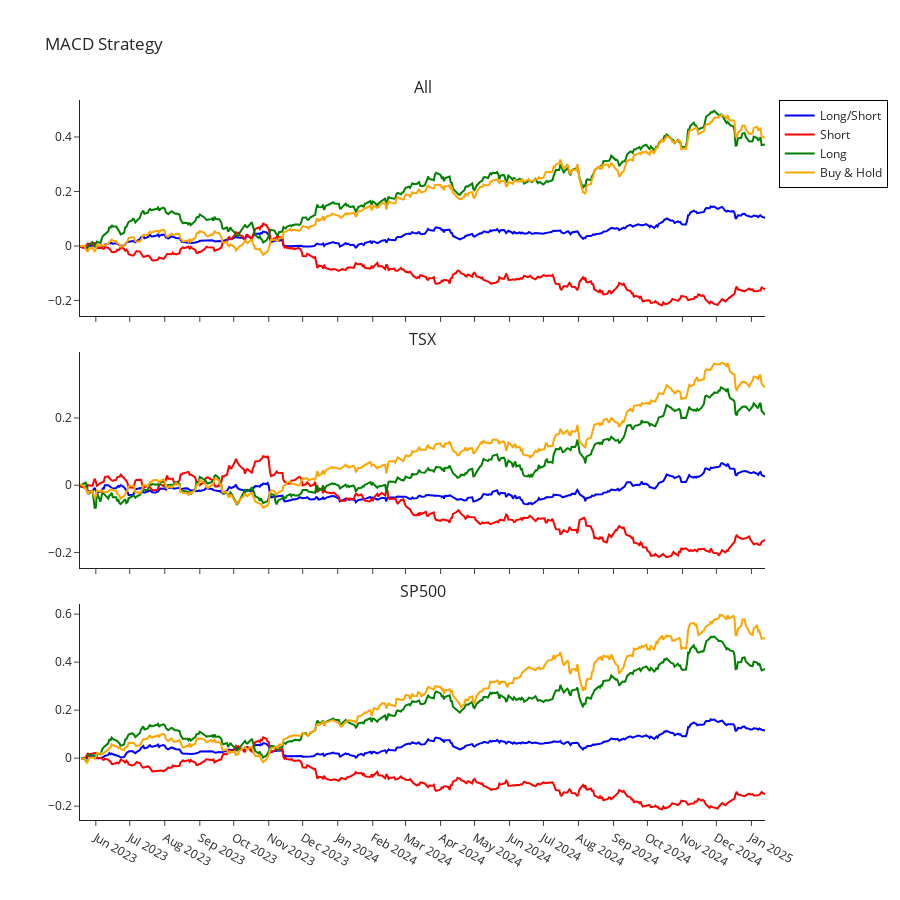

Notebook source saved alongside this figure:
### Code cell
import Import_Yfinance as yf_data
import Utils as utils
import MA_Backtest as MA

#####Define Variables#####
CUTOFF_DATE = '2023-01-01' #Cut-off date for training data
YEARS = 15 #Number of years of data to import
RF = 0.01
CAPITAL = 300

#Dates
dates_class = utils.Dates(YEARS)
today = dates_class.today_str()

#####Define Paths#####
PATHS = {
    "input_daily_path" : '/Users/alexandrechisholm/Library/Mobile Documents/com~apple~CloudDocs/Trading/MA_Crossover/Input/Daily_Data/',
    "input_path" : '/Users/alexandrechisholm/Library/Mobile Documents/com~apple~CloudDocs/Trading/MA_Crossover/Input/',
    "input_mapping" : '/Users/alexandrechisholm/Library/Mobile Documents/com~apple~CloudDocs/Trading/MA_Crossover/Input/Mapping/',
    "output_path" : '/Users/alexandrechisholm/Library/Mobile Documents/com~apple~CloudDocs/Trading/MA_Crossover/Output/'
}

#####Import data#####
#stocks
path = f"{PATHS['input_daily_path']}Stocks_{today}.csv"
data_stocks = utils.read_csv(path)

#ETFs
path = f"{PATHS['input_daily_path']}ETFs_{today}.csv"
data_etfs = utils.read_csv(path)

#import best parameters for window size
window_sizes = utils.read_csv(f"{PATHS['input_path']}best_comb.csv")
window_size_macd_st= window_sizes['window_size_st'][0]
window_size_macd_lt = window_sizes['window_size_lt'][0]

#Format date
data_stocks = yf_data.format_utf8_to_date(data_stocks)
data_etfs = yf_data.format_utf8_to_date(data_etfs)

#Split data by exchange
data_stocks_sp500, data_stocks_tsx = yf_data.split_data_exchange(data_stocks)
data_etfs_sp500, data_etfs_tsx = yf_data.split_data_exchange(data_etfs)

#Split data training / validation
training_data_stocks, validation_data_stocks = yf_data.split_data_training_validation(data_stocks, CUTOFF_DATE)
training_data_stocks_tsx, validation_data_stocks_tsx = yf_data.split_data_training_validation(data_stocks_tsx, CUTOFF_DATE)
training_data_stocks_sp500, validation_data_stocks_sp500 = yf_data.split_data_training_validation(data_stocks_sp500, CUTOFF_DATE)

training_data_etfs, validation_data_etfs = yf_data.split_data_training_validation(data_etfs, CUTOFF_DATE)
training_data_etfs_sp500, validation_data_etfs_sp500 = yf_data.split_data_training_validation(data_etfs_sp500, CUTOFF_DATE)
training_data_etfs_tsx, validation_data_etfs_tsx = yf_data.split_data_training_validation(data_etfs_tsx, CUTOFF_DATE)

#Import FX
path = f"{PATHS['input_daily_path']}FX_{today}.csv"
fx_data = utils.read_csv(path)
fx_data = dates_class.format_int64_to_date(fx_data)

#Mapping FX
path = f"{PATHS['input_mapping']}Exchange_Currency.csv"
mapping_fx = utils.read_csv(path)

#####Run Backtest#####

#Define modules
base_functions = MA.Base_Functions(fx_data, mapping_fx)
macd_backtest = MA.MA_Backtester(fx_data, mapping_fx, training_data_stocks, validation_data_stocks, CAPITAL, window_size_macd_st, window_size_macd_lt, RF)
buy_and_hold = MA.BuyAndHold(fx_data, mapping_fx, validation_data_etfs, window_size_macd_lt, RF)


#All data
data, pivot_ticker, df_date, df_stats, trade_df = macd_backtest.run_strategy()
data_long, pivot_ticker_long, df_date_long, df_stats_long, trade_df_long = macd_backtest.run_strategy( 'long')
data_short, pivot_ticker_short, df_date_short, df_stats_short, trade_df_short = macd_backtest.run_strategy('short')
df_buy_hold, df_date_buy_hold, df_stats_buy_hold, pivot_ticker_buy_hold = buy_and_hold.run_buy_hold()

#TSX
macd_backtest.set_parameters(validation_data = validation_data_stocks_tsx)
buy_and_hold.set_parameters(validation_data = validation_data_etfs_tsx)
data_tsx, pivot_ticker_tsx, df_date_tsx, df_stats_tsx, trade_df_tsx = macd_backtest.run_strategy()
data_long_tsx, pivot_ticker_long_tsx, df_date_long_tsx, df_stats_long_tsx, trade_df_long_tsx = macd_backtest.run_strategy('long')
data_short_tsx, pivot_ticker_short_tsx, df_date_short_tsx, df_stats_short_tsx, trade_df_short_tsx = macd_backtest.run_strategy('short')
df_buy_hold_tsx, df_date_buy_hold_tsx, df_stats_buy_hold_tsx, pivot_ticker_buy_hold_tsx = buy_and_hold.run_buy_hold()

#SP500
macd_backtest.set_parameters(validation_data = validation_data_stocks_sp500)
buy_and_hold.set_parameters(validation_data = validation_data_etfs_sp500)
data_sp500, pivot_ticker_sp500, df_date_sp500, df_stats_sp500, trade_df_sp500 = macd_backtest.run_strategy()
data_long_sp500, pivot_ticker_long_sp500, df_date_long_sp500, df_stats_long_sp500, trade_df_long_sp500 = macd_backtest.run_strategy('long')
data_short_sp500, pivot_ticker_short_sp500, df_date_short_sp500, df_stats_short_sp500, trade_df_short_sp500 = macd_backtest.run_strategy('short')
df_buy_hold_sp500, df_date_buy_hold_sp500, df_stats_buy_hold_sp500, pivot_ticker_buy_hold_sp500 = buy_and_hold.run_buy_hold()

#Stats Combine
df_stats_combine = base_functions.stats_df_combine(df_stats, df_stats_long, df_stats_short, df_stats_tsx, df_stats_long_tsx, df_stats_short_tsx, df_stats_sp500, df_stats_long_sp500, df_stats_short_sp500, df_stats_buy_hold, df_stats_buy_hold_tsx, df_stats_buy_hold_sp500)

#####Export Data#####
export_dfs = {
    'Complete': data,
    'P&L by Ticker': pivot_ticker,
    'P&L by Date': df_date,
    'Stats': df_stats,
    'Trades': trade_df,
    'Stats_Complete': df_stats_combine
}

path = f"{PATHS['output_path']}MA_Crossover_{today}.xlsx"

utils.export_dfs_xl(export_dfs, path)

#Create the daily Mean Return by exchange in buy and hold
buy_and_hold.set_parameters(validation_data = validation_data_etfs)
df_group_date_buy_hold = buy_and_hold.return_by_date_all_exchange(df_date_buy_hold)

graphs = MA.Graphs(fx_data, mapping_fx, training_data_stocks, validation_data_stocks, CAPITAL, window_size_macd_st, window_size_macd_lt, RF)
graphs.line_graph_subplot(df_date, df_date_long, df_date_short, df_group_date_buy_hold, 
                    df_date_tsx, df_date_long_tsx, df_date_short_tsx, df_date_buy_hold_tsx,
                    df_date_sp500, df_date_long_sp500, df_date_short_sp500, df_date_buy_hold_sp500)

### Figure 1 — Plotly figure (JSON) as saved in the notebook; plotly's stock layout.template omitted (floating-point values rounded to 4 significant figures; data arrays with more than 128 entries replaced by an {"elided": "..."} marker saying what was removed)
{"data": [{"legendgroup": "group1", "line": {"color": "blue"}, "mode": "lines", "name": "Long/Short", "type": "scatter", "x": {"elided": "425 str values"}, "xaxis": "x", "y": {"elided": "425 float values"}, "yaxis": "y"}, {"legendgroup": "group1", "line": {"color": "red"}, "mode": "lines", "name": "Short", "type": "scatter", "x": {"elided": "425 str values"}, "xaxis": "x", "y": {"elided": "425 float values"}, "yaxis": "y"}, {"legendgroup": "group1", "line": {"color": "green"}, "mode": "lines", "name": "Long", "type": "scatter", "x": {"elided": "425 str values"}, "xaxis": "x", "y": {"elided": "425 float values"}, "yaxis": "y"}, {"legendgroup": "group1", "line": {"color": "orange"}, "mode": "lines", "name": "Buy & Hold", "type": "scatter", "x": {"elided": "425 str values"}, "xaxis": "x", "y": {"elided": "425 float values"}, "yaxis": "y"}, {"legendgroup": "group1", "line": {"color": "blue"}, "mode": "lines", "name": "Long/Short", "showlegend": false, "type": "scatter", "x": {"elided": "415 str values"}, "xaxis": "x2", "y": {"elided": "415 float values"}, "yaxis": "y2"}, {"legendgroup": "group1", "line": {"color": "red"}, "mode": "lines", "name": "Short", "showlegend": false, "type": "scatter", "x": {"elided": "415 str values"}, "xaxis": "x2", "y": {"elided": "415 float values"}, "yaxis": "y2"}, {"legendgroup": "group1", "line": {"color": "green"}, "mode": "lines", "name": "Long", "showlegend": false, "type": "scatter", "x": {"elided": "415 str values"}, "xaxis": "x2", "y": {"elided": "415 float values"}, "yaxis": "y2"}, {"legendgroup": "group1", "line": {"color": "orange"}, "mode": "lines", "name": "Buy & Hold", "showlegend": false, "type": "scatter", "x": {"elided": "415 str values"}, "xaxis": "x2", "y": {"elided": "415 float values"}, "yaxis": "y2"}, {"legendgroup": "group1", "line": {"color": "blue"}, "mode": "lines", "name": "Long/Short", "showlegend": false, "type": "scatter", "x": {"elided": "414 str values"}, "xaxis": "x3", "y": {"elided": "414 float values"}, "yaxis": "y3"}, {"legendgroup": "group1", "line": {"color": "red"}, "mode": "lines", "name": "Short", "showlegend": false, "type": "scatter", "x": {"elided": "414 str values"}, "xaxis": "x3", "y": {"elided": "414 float values"}, "yaxis": "y3"}, {"legendgroup": "group1", "line": {"color": "green"}, "mode": "lines", "name": "Long", "showlegend": false, "type": "scatter", "x": {"elided": "414 str values"}, "xaxis": "x3", "y": {"elided": "414 float values"}, "yaxis": "y3"}, {"legendgroup": "group1", "line": {"color": "orange"}, "mode": "lines", "name": "Buy & Hold", "showlegend": false, "type": "scatter", "x": {"elided": "414 str values"}, "xaxis": "x3", "y": {"elided": "414 float values"}, "yaxis": "y3"}], "layout": {"annotations": [{"font": {"size": 16}, "showarrow": false, "text": "All", "x": 0.5, "xanchor": "center", "xref": "paper", "y": 1, "yanchor": "bottom", "yref": "paper"}, {"font": {"size": 16}, "showarrow": false, "text": "TSX", "x": 0.5, "xanchor": "center", "xref": "paper", "y": 0.65, "yanchor": "bottom", "yref": "paper"}, {"font": {"size": 16}, "showarrow": false, "text": "SP500", "x": 0.5, "xanchor": "center", "xref": "paper", "y": 0.3, "yanchor": "bottom", "yref": "paper"}], "height": 900, "legend": {"bordercolor": "black", "borderwidth": 1, "x": 1.02, "y": 1}, "showlegend": true, "title": {"text": "MACD Strategy"}, "xaxis": {"anchor": "y", "domain": [0, 1], "dtick": "M1", "matches": "x3", "showticklabels": false, "tickformat": "%b %Y", "tickmode": "linear"}, "xaxis2": {"anchor": "y2", "domain": [0, 1], "dtick": "M1", "matches": "x3", "showticklabels": false, "tickformat": "%b %Y", "tickmode": "linear"}, "xaxis3": {"anchor": "y3", "domain": [0, 1], "dtick": "M1", "tickformat": "%b %Y", "tickmode": "linear"}, "yaxis": {"anchor": "x", "domain": [0.7, 1]}, "yaxis2": {"anchor": "x2", "domain": [0.35, 0.65]}, "yaxis3": {"anchor": "x3", "domain": [0, 0.3]}}}
